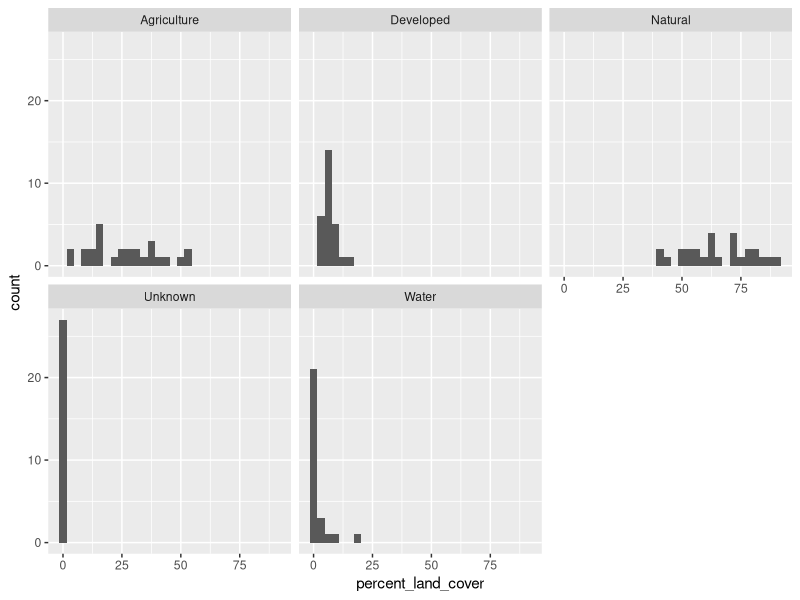

Source code (R):

library(tidyverse)
library(dplyr)
library(ggplot2)

Land_Cover = read.csv("buffer_landscape.csv")
crops_codes = read.csv("crop_codes.csv")
Land_Cover2 = Land_Cover %>%
  select(-c("fid","Beekeeper.ID","Operation.Scale", "Apiary.1.Address", "Apiary.1.City", "Apiary.1.State", 
            "Apiary.1.ZIP", "Apiary.1.County", "Apiary.Address", "Before.Tech.Sampling", 
            "After.Tech.Sampling"))
View(Land_Cover2)

## We want to clean up this code - calculate total area in the buffer 
# around each site (RowSums), and reclassify land cover types from "CDL_1" to "corn"

Land_Cover_Cleaned = Land_Cover2 %>%
  mutate(total_area = rowSums(Land_Cover2[,4:44])) %>%
  mutate(across(CDL_1:CDL_242)/total_area)
  
Land_Cover_Cleaned_longer = pivot_longer(Land_Cover_Cleaned, cols = CDL_1:CDL_242, 
                                         names_to = 'Crop_Code', values_to = 'Value') %>%
  mutate(Value = Value*100) %>%
  left_join(crops_codes, by="Crop_Code")

aggregate_values = Land_Cover_Cleaned_longer %>% 
  #filter(Prelim_Agg_Land_Class==c('Agriculture','Developed','Natural')) %>%
  group_by(Apiary.1.Name, Prelim_Agg_Land_Class) %>%
  summarize(percent_land_cover = sum(Value)) 

ggplot(data = aggregate_values)+
  geom_histogram(mapping = aes(x = percent_land_cover))+
  facet_wrap(~Prelim_Agg_Land_Class)

write_csv(Land_Cover_Cleaned_longer,file="Land_Cover_Cleaned_longer_csv")
print("Land_Cover_Cleaned_longer_csv")

# Made a ggplot
#aggregate_values %>%
#ggplot(aes(x=Apiary.1.Name, y=percent_land_cover, fill=Prelim_Agg_Land_Class))+
  #geom_bar(stat="identity", width = 0.5, position="dodge")+
  #theme_light()+
  #theme(axis.text.x = element_text(angle=75, size=12, hjust=1))+
  #facet_wrap(~Prelim_Agg_Land_Class)
